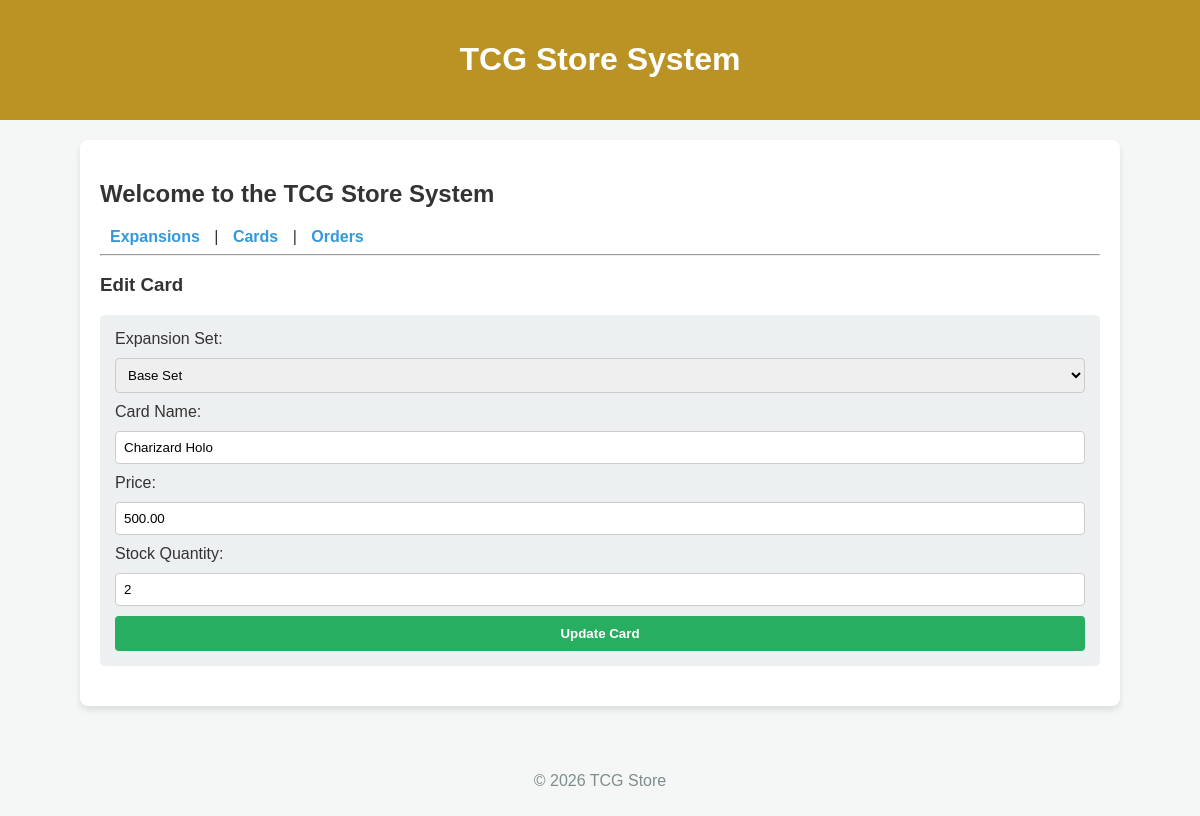
/?page=edit_card&id=1, run on the app's committed database.
### tables this page shows
CREATE TABLE cards (
    id INT AUTO_INCREMENT PRIMARY KEY,
    expansion_id INT NOT NULL,
    card_name VARCHAR(100) NOT NULL,
    price DECIMAL(10,2) NOT NULL,
    stock INT DEFAULT 0,
    FOREIGN KEY (expansion_id) REFERENCES expansions(id) ON DELETE CASCADE
);

CREATE TABLE expansions (
    id INT AUTO_INCREMENT PRIMARY KEY,
    set_name VARCHAR(100) NOT NULL,
    release_year INT NOT NULL
);

### class/Expansion.php (called while the page is built, shortened)
<?php
class Expansion {
    private $db;
    public function __construct($db_connection) {
        $this->db = $db_connection;
    }
    public function getAllExpansions() {
        $stmt = $this->db->prepare("SELECT * FROM expansions");
        $stmt->execute();
        return $stmt->fetchAll(PDO::FETCH_ASSOC);
    }
}
?>

### class/Card.php (called while the page is built, shortened)
<?php
class Card {
    private $db;
    public function __construct($db_connection) {
        $this->db = $db_connection;
    }
    public function getCardById($id) {
        $stmt = $this->db->prepare("SELECT * FROM cards WHERE id = ?");
        $stmt->execute([$id]);
        return $stmt->fetch(PDO::FETCH_ASSOC);
    }
}
?>

### view/edit_card.php (the view, shortened to what this page needs)
<?php
$current_card = $card->getCardById($_GET['id']);
?>
<h3>Edit Card</h3>
<form method="POST" action="?page=cards" class="fancy-form">
    <label>Expansion Set:</label>
    <select name="expansion_id" required>
        <?php foreach ($expansion->getAllExpansions() as $e): ?>
            <option value="<?= $e['id'] ?>" <?= ($e['id'] == $current_card['expansion_id']) ? 'selected' : '' ?>>
                <?= $e['set_name'] ?>
            </option>
        <?php endforeach; ?>
    </select>
    <label>Card Name:</label>
    <input type="text" name="card_name" value="<?= $current_card['card_name'] ?>" required>
    <label>Price:</label>
    <input type="number" step="0.01" name="price" value="<?= $current_card['price'] ?>" required>
    <label>Stock Quantity:</label>
    <input type="number" name="stock" value="<?= $current_card['stock'] ?>" required>
    <button type="submit" name="update_card">Update Card</button>
</form>

### style.css (style rules this page uses)
body { font-family: 'Comic Sans', Tahoma, Geneva, Verdana, sans-serif; background-color: #f4f7f6; color: #333; margin: 0; padding: 0; }
.fancy-form { display: grid; gap: 10px; background: #ecf0f1; padding: 15px; border-radius: 5px; margin-bottom: 20px; }
.fancy-form input, .fancy-form select { padding: 8px; border: 1px solid #ccc; border-radius: 4px; }
button { background-color: #27ae60; color: white; border: none; padding: 10px 15px; cursor: pointer; border-radius: 4px; font-weight: bold; }

### data on the page
cards: expansion_id "Base Set", card_name "Charizard Holo", price "500.00", stock "2"
